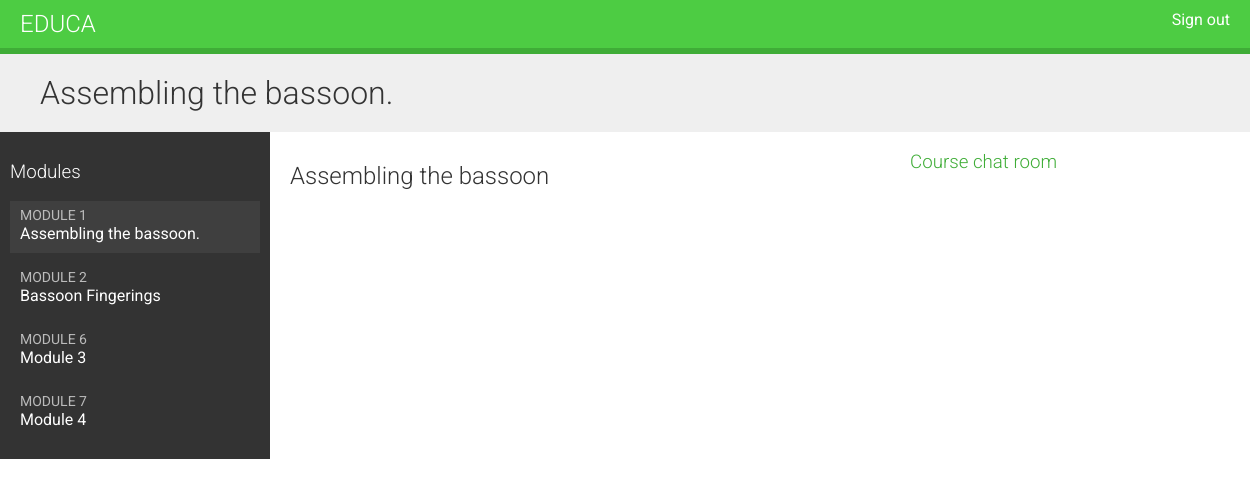
/students/course/1/ (signed in), run on the app's committed database.
### courses/models.py (models this page shows, shortened)
class Module(models.Model):
    course = models.ForeignKey(Course, related_name='modules', on_delete=models.CASCADE)
    title = models.CharField(max_length=200)
    description = models.TextField(blank=True)
    order = OrderField(blank=True, for_fields=['course'])
    class Meta:
        ordering = ['order']
    def __str__(self):
        return f'{self.order}. {self.title}'

class Content(models.Model):
    module = models.ForeignKey(Module, related_name='contents', on_delete=models.CASCADE)
    content_type = models.ForeignKey(ContentType, on_delete=models.CASCADE, limit_choices_to={'model__in':('text', 'video', 'image', 'file')})
    object_id = models.PositiveIntegerField()
    item = GenericForeignKey('content_type', 'object_id')
    order = OrderField(blank=True, for_fields=['module'])
    class Meta:
        ordering = ['order']

class ItemBase(models.Model):
    owner = models.ForeignKey(User, related_name='%(class)s_related', on_delete=models.CASCADE)
    title = models.CharField(max_length=250)
    created = models.DateTimeField(auto_now_add=True)
    updated = models.DateTimeField(auto_now=True)
    class Meta:
        abstract = True
    def render(self):
        return render_to_string(f'courses/content/{self._meta.model_name}.html', {'item': self})

class Video(ItemBase):
    url = models.URLField()

### students/views.py (the view)
# urls.py: path('course/<pk>/', cache_page(60 * 15) (views.StudentCourseDetailView.as_view()), name='student_course_detail'),
class StudentCourseDetailView(DetailView):
    model = Course
    template_name = 'students/course/detail.html'
    def get_queryset(self):
        qs = super().get_queryset()
        return qs.filter(students__in=[self.request.user])
    def get_context_data(self, **kwargs):
        context = super().get_context_data(**kwargs)
        course = self.get_object()
        if 'module_id' in self.kwargs:
            context['module'] = course.modules.get(id=self.kwargs['module_id'])
        else:
            context['module'] = course.modules.all()[0]
        return context

### students/templates/students/course/detail.html (shortened to what this page needs)
{% extends 'base.html' %}
{% load cache %}
{% block content %}
  <h1>
    {{ module.title }}
  </h1>
  <div class="contents">
    <h3>Modules</h3>
    <ul id="modules">
      {% for m in object.modules.all %}
        <li data-id="{{ m.id }}" {% if m == module %}class="selected"{% endif %}>
          <a href="{% url 'student_course_detail_module' object.id m.id %}">
            <span>
              Module <span class="order">{{ m.order|add:1 }}</span>
            </span>
            <br>
            {{ m.title }}
          </a>
        </li>
      {% empty %}
        <li>No modules yet.</li>
      {% endfor %}
    </ul>
  </div>
  <div class="module">
    {% cache 600 module_contents module %}
      {% for content in module.contents.all %}
        {% with content.item as item %}
          <h2>{{ item.title }}</h2>
        {% endwith %}
      {% endfor %}
    {% endcache %}
  </div>
  <h3>
    <a href="{% url 'chat:course_chat_room' object.id %}">
      Course chat room
    </a>
  </h3>
{% endblock content %}

### courses/static/courses/css/base.css (style rules this page uses)
body { margin:0; font-family:'Roboto', sans-serif; font-weight:400; color:#333; }
a { color:#3fad37; text-decoration:none; }
ul { float:left; }
h1, h2, h3, h4, h5, h6 { font-family:'Roboto', sans-serif; font-weight:300; }
h1 { background:#efefef; width:100%; overflow:auto; padding:20px 0 20px 40px; margin:0; }
.module { padding:10px 20px; float:left; width:600px; }
.contents { width:20%; padding:10px; float:left; background:#333; color: #fff; font-family:'Roboto', sans-serif; }
.contents ul { list-style:none; margin:0; padding:0; width:100%; }
.contents ul li { margin:0 0 10px 0; padding:4px 10px 10px; overflow:auto; cursor:move; }
.contents ul li.selected { background:#3f3f3f; }
.contents ul span { text-transform:uppercase; color:#bbb; font-size:14px; }
.contents ul a { display:block; color:#fff; text-decoration:none; }

### data on the page
Module: title "Assembling the bassoon.", order|add "1"
Module: order|add "2", title "Bassoon Fingerings"
Module: order|add "6", title "Module 3"
Module: order|add "7", title "Module 4"
Content: item "Assembling the bassoon"
